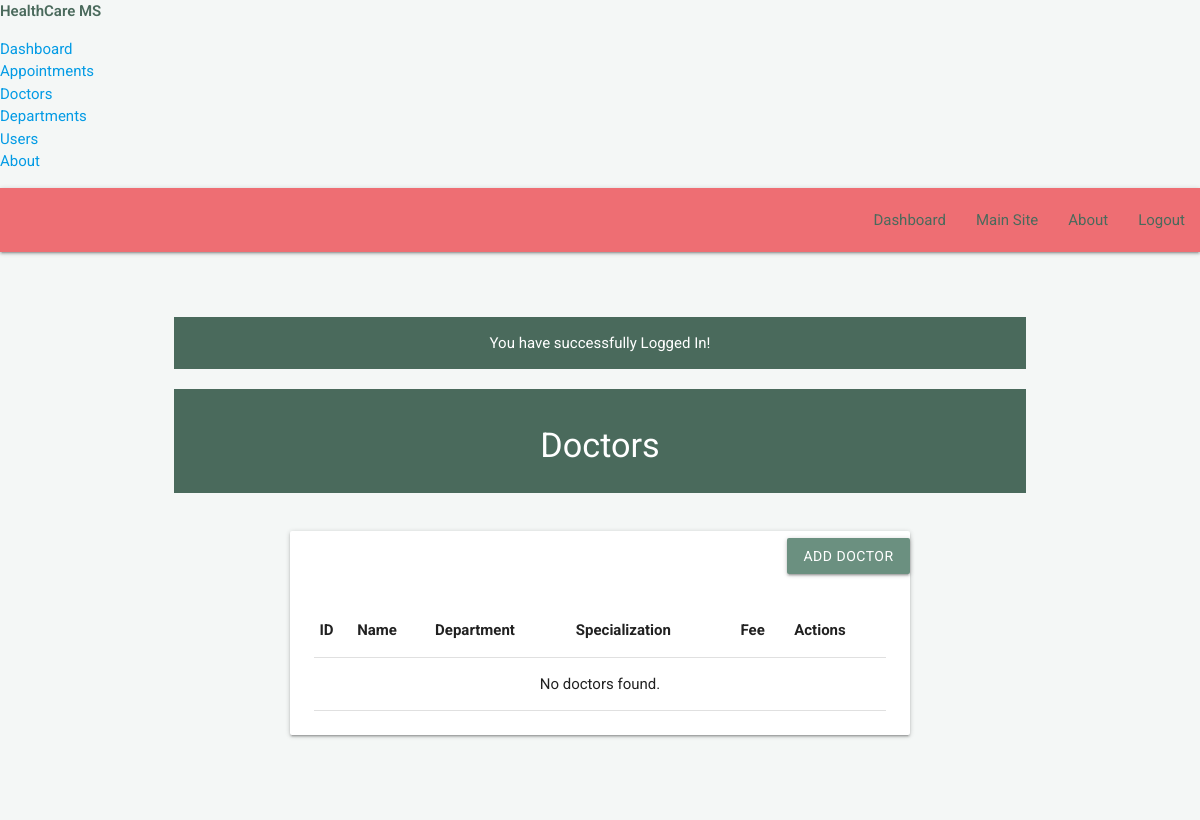
The page /admin/doctor-list.php (signed in) on the database as committed earlier.
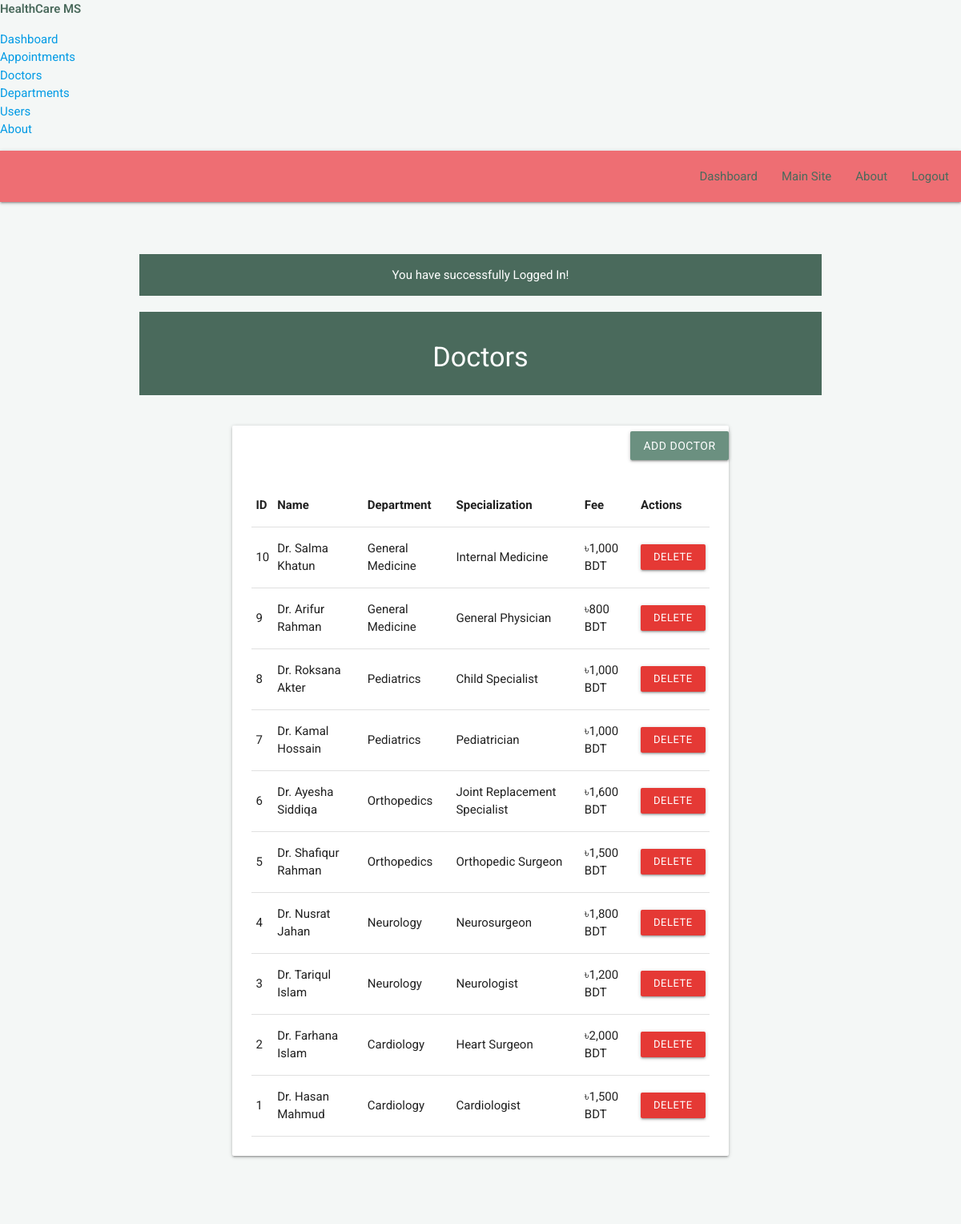
The same page on the database as committed later.
### tables this page shows
CREATE TABLE `doctors` (
    `id` int(11) NOT NULL,
    `dept_id` int(10) NOT NULL,
    `name` varchar(50) NOT NULL,
    `email` varchar(50) NOT NULL,
    `image` varchar(250) NOT NULL,
    `specialization` varchar(250) NOT NULL,
    `fee` int(255) NOT NULL,
    `available_start` varchar(20) DEFAULT '09:00',
    `available_end` varchar(20) DEFAULT '17:00'
);

CREATE TABLE `departments` (
    `id` int(11) NOT NULL,
    `dept_name` varchar(250) NOT NULL,
    `short_desc` varchar(250) NOT NULL,
    `long_desc` varchar(500) NOT NULL
);

### admin/doctor-list.php (the view, shortened to what this page needs)
<?php
require_once('../backends/connection-pdo.php');
$sql = "SELECT d.*, dept.dept_name FROM doctors d JOIN departments dept ON d.dept_id = dept.id ORDER BY d.id DESC";
$query = $pdoconn->prepare($sql);
$query->execute();
$doctors = $query->fetchAll(PDO::FETCH_ASSOC);
?>
<?php require('layout/header.php'); ?>
<?php require('layout/left-sidebar-long.php'); ?>
<?php require('layout/topnav.php'); ?>
<?php require('layout/left-sidebar-short.php'); ?>
<?php
if (isset($_SESSION['msg'])) {
    echo '<div class="section white-text" style="background: #4a6a5c;">'.$_SESSION['msg'].'</div>';
}
?>
<div class="section white-text center" style="background: #4a6a5c; margin-top: 20px;">
    <h4>Doctors</h4>
</div>
<div class="container" style="margin-top: 30px; margin-bottom: 50px;">
    <div class="row">
        <div class="col s12">
            <div class="section right" style="margin-bottom: 15px;">
                <a href="doctor-add.php" class="waves-effect waves-light btn" style="background: #6b9080 !important;">Add Doctor</a>
            </div>
            <div class="card">
                <div class="card-content">
                    <table class="highlight responsive-table">
                        <thead>
                            <tr>
                                <th>ID</th>
                                <th>Name</th>
                                <th>Department</th>
                                <th>Specialization</th>
                                <th>Fee</th>
                                <th>Actions</th>
                            </tr>
                        </thead>
                        <tbody>
                            <?php if (count($doctors) > 0): ?>
                                <?php foreach ($doctors as $doc): ?>
                                    <tr>
                                        <td><?php echo $doc['id']; ?></td>
                                        <td><?php echo htmlspecialchars($doc['name']); ?></td>
                                        <td><?php echo htmlspecialchars($doc['dept_name']); ?></td>
                                        <td><?php echo htmlspecialchars($doc['specialization']); ?></td>
                                        <td>৳<?php echo number_format($doc['fee']); ?> BDT</td>
                                        <td>
                                            <a href="../backends/delete-record.php?type=doctor&id=<?php echo $doc['id']; ?>" class="btn-small red darken-1">Delete</a>
                                        </td>
                                    </tr>
                                <?php endforeach; ?>
                            <?php else: ?>
                                <tr>
                                    <td colspan="6" class="center">No doctors found.</td>
                                </tr>
                            <?php endif; ?>
                        </tbody>
                    </table>
                </div>
            </div>
        </div>
    </div>
</div>
<?php require('layout/footer.php'); ?>

Rows that differ between the two databases and show on the page:
added doctors: id "10", name "Dr. Salma Khatun", departments.dept_name "General Medicine", specialization "Internal Medicine", fee "1,000"
added doctors: id "9", name "Dr. Arifur Rahman", departments.dept_name "General Medicine", specialization "General Physician", fee "800"
added doctors: id "8", name "Dr. Roksana Akter", departments.dept_name "Pediatrics", specialization "Child Specialist", fee "1,000"
added doctors: id "7", name "Dr. Kamal Hossain", departments.dept_name "Pediatrics", specialization "Pediatrician", fee "1,000"
added doctors: id "6", name "Dr. Ayesha Siddiqa", departments.dept_name "Orthopedics", specialization "Joint Replacement Specialist", fee "1,600"
added doctors: id "5", name "Dr. Shafiqur Rahman", departments.dept_name "Orthopedics", specialization "Orthopedic Surgeon", fee "1,500"
added doctors: id "4", name "Dr. Nusrat Jahan", departments.dept_name "Neurology", specialization "Neurosurgeon", fee "1,800"
added doctors: id "3", name "Dr. Tariqul Islam", departments.dept_name "Neurology", specialization "Neurologist", fee "1,200"
added doctors: id "2", name "Dr. Farhana Islam", departments.dept_name "Cardiology", specialization "Heart Surgeon", fee "2,000"
added doctors: id "1", name "Dr. Hasan Mahmud", departments.dept_name "Cardiology", specialization "Cardiologist", fee "1,500"
Other text that changed with them:
text no longer shown: "No doctors found."
